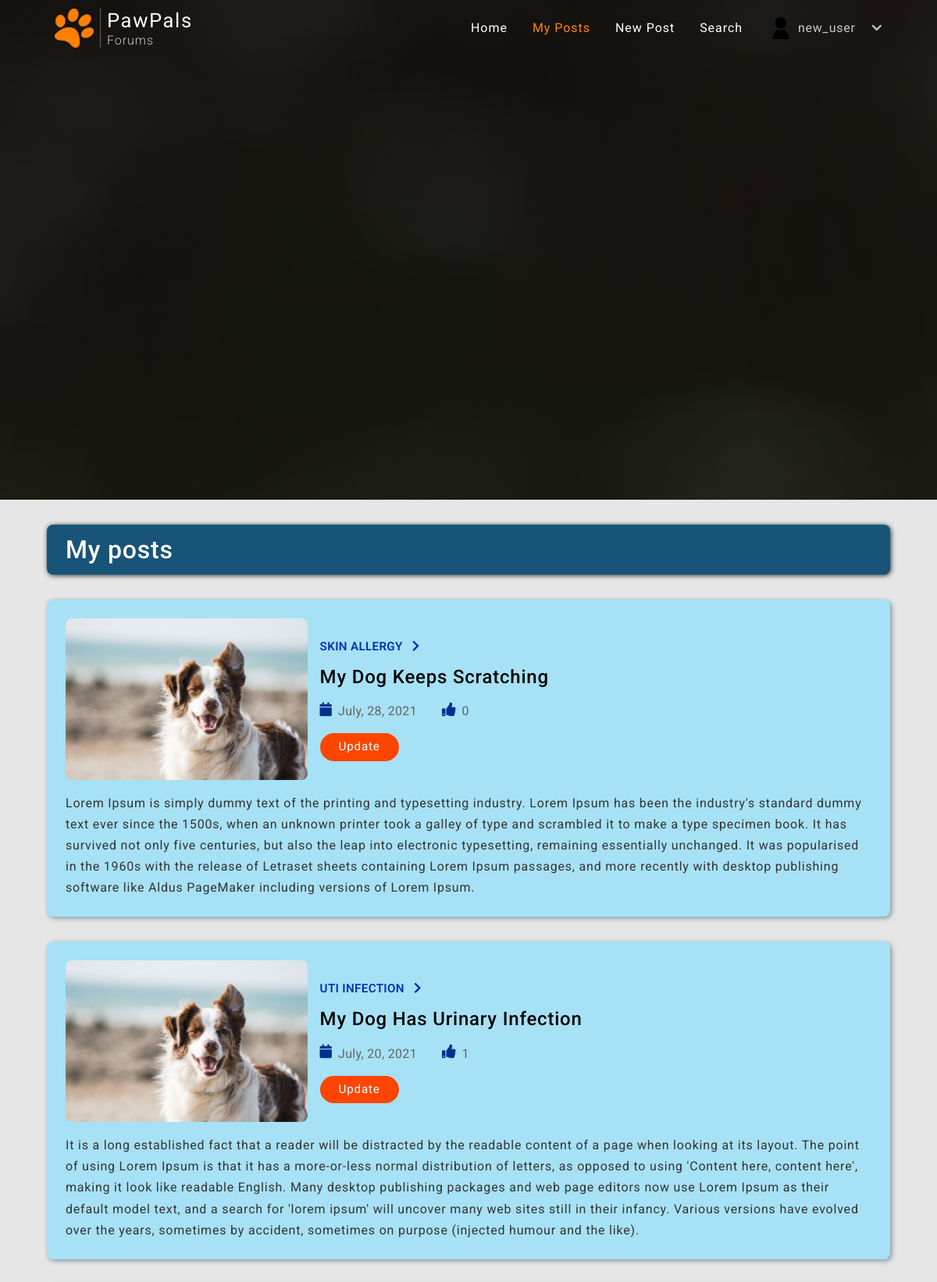
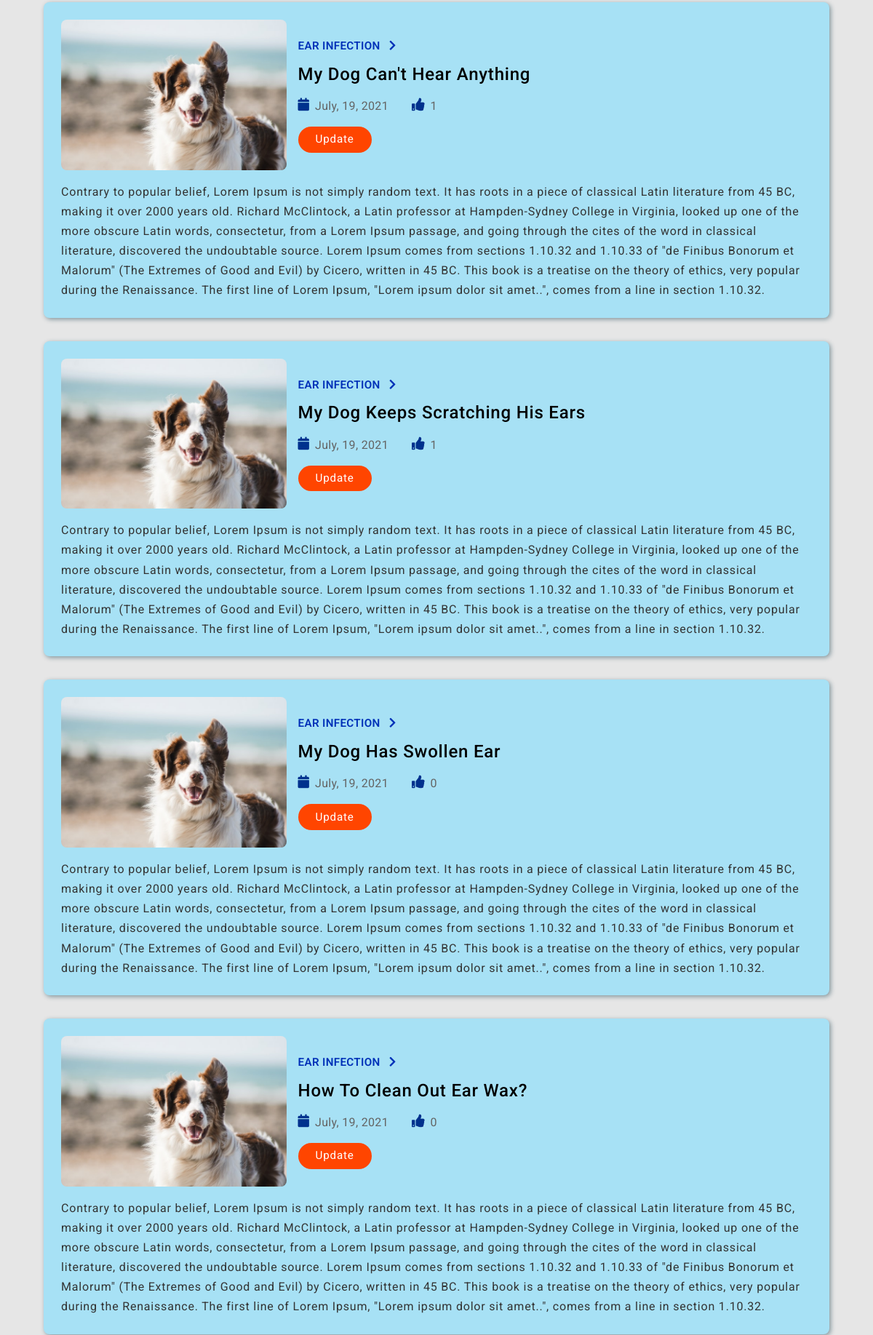
/user/1/posts/ (signed in, upper part), run on the app's committed database (2 pictures, top to bottom).
### users/models.py (models this page shows, shortened)
class Profile(models.Model):
    user = models.OneToOneField(User, on_delete=models.CASCADE)
    image = models.ImageField(default="default.png", upload_to="user_images")

### blog/models.py (models this page shows, shortened)
class Post(models.Model):
    topic = models.ForeignKey(Topic, on_delete=models.CASCADE)
    title = models.CharField(max_length=100)
    author = models.ForeignKey(User, on_delete=models.CASCADE)
    post_image = models.ImageField(default="default_post_img.jpg", upload_to="post_images")
    content = models.TextField()
    date_posted = models.DateTimeField(default=timezone.now)
    likes = models.ManyToManyField(User, blank=True, related_name="post_likes")
    class Meta:
        ordering = ["-date_posted"]

class Topic(models.Model):
    name = models.CharField(max_length=50)
    topic_image = models.ImageField(upload_to="topic_images")
    description = models.CharField(max_length=200, blank=True)
    def __str__(self):
        return self.name

### blog/views.py (the view)
# urls.py: path("user/<int:pk>/posts/", my_posts, name="my-posts"),
@login_required
def my_posts(request, pk):
    all_posts = Post.objects.all()[0:5]
    user = get_object_or_404(User, pk=pk)
    posts = user.post_set.all()
    context = {
        "posts": posts,
        "all_posts": all_posts
    }
    return render(request, "blog/my_posts.html", context)

### users/context_processors.py (called while the page is built)
def contact_form(request):
    form = ContactUsForm()
    return  {"form": form}

### blog/templates/blog/my_posts.html (shortened to what this page needs)
{% extends "blog/base.html" %}
{% block content %}
    <div class="my-post-row">
        <div class="my-post-wrapper">
            <div class="my-post-header-title">
                <h2>My posts</h2>
            </div>
            {% for post in posts %}
                <div class="my-post-content-wrapper">
                    <div class="my-post-img-container">
                        <img src="{{ post.post_image.url }}" alt="">
                    </div>
                    <div class="my-post-content">
                        <div class="my-post-topic-link">
                            <a href="{% url 'blog:posts-in-topic' post.topic.pk%}">
                                {{ post.topic }}
                                <i class="fa fa-chevron-right"></i>
                            </a>
                        </div>
                        <h6 class="my-post-title">{{ post.title }}</h6>
                        <div class="my-post-text-wrapper">
                            <p class="my-post-date">
                                <i class="fas fa-calendar my-post-calendar"></i>
                                <span>{{ post.date_posted|date:"N, d, Y"|truncatechars:14}}</span>
                            </p>
                            <a class="my-post-date-thumbs" href="{% url 'blog:post-like' post.pk %}">
                                <i class="fas fa-thumbs-up my-post-thumbs-up"></i>
                                <span class="my-post-likes-count">{{ post.likes.count}}</span>
                            </a>
                            <div class="my-post-reply">
                                <a href="{% url 'blog:update-post' post.pk %}" >Update</a>
                            </div>
                        </div>
                    </div>
                    <p class="my-post-text">{{ post.content }}</p>
                </div>
            {% endfor %}
        </div>
    </div>
{% endblock content %}

### blog/templates/blog/base.html (shortened to what this page needs)
{% load static %}
<!DOCTYPE html>
<html lang="en">
<head>
    <link rel="stylesheet" href="https://cdnjs.cloudflare.com/ajax/libs/font-awesome/5.15.1/css/all.min.css"
 />
    <link rel="stylesheet" href="https://cdnjs.cloudflare.com/ajax/libs/font-awesome/5.15.3/css/all.min.css" />
    <link href="https://cdn.jsdelivr.net/npm/bootstrap@5.0.0-beta1/dist/css/bootstrap.min.css" rel="stylesheet">
    <link rel="stylesheet" type="text/css" href="{% static 'blog/main.css' %}">
</head>
<body>
    <header>
        {% block navbar%}
        <nav class="bg-img">
            <div class="navbar-container">
                <div class="brand-name">
                    <a class="brand-link" href="{% url 'blog:home' %}">
                        <img src="{% static 'blog/images/paw.png' %}" alt="">
                        <h5>PawPals<span>Forums</span></h5>
                    </a>
                </div>
                <ul class="links">
                    {% if user.is_authenticated %}
                        {% with request.resolver_match.url_name as url_name %}
                        <li class="link">
                            <a class="{% if url_name == 'home' %} active {% endif %}" href="{% url 'blog:home' %}">Home</a>
                        </li>
                        <li class="link">
                            <a class="{% if url_name == 'my-posts' %} active {% endif %}" href="{% url 'blog:my-posts'  user.pk %}">My Posts</a>
                        </li>
                        <li class="link">
                            <a href="{% url 'blog:create-post' %}">New Post</a>
                        </li>
                        <li class="link">
                            <a id="search" href="#">Search</a>
                        </li>
                        <li class="link">
                            <div class="user-account">
                                <div class="user-profile-img">
                                    <img src="{{ user.profile.image.url }}" alt="">
                                </div>
                                <p class="user-username">{{ user.username }}
                                    <i id="down-arrow" class="fa fa-chevron-down"></i>
                                </p>
                            </div>
                        </li>
                        {% endwith %}
                    {% endif %}
                </ul>
            </div>
        </nav>
        {% endblock navbar%}
    </header>
    <main>
        {% block content %}
        {% endblock content %}
    </main>
</body>
</html>

### blog/templates/blog/base.html (style rules this page uses)
.active { color: rgb(255, 136, 0) !important; }

### data on the page
Post: post_image (placeholder picture), topic "SKIN ALLERGY", title "My Dog Keeps Scratching", date_posted "July, 28, 2021", likes.count "0", content "Lorem Ipsum is simply dummy text of the printing and typesetting industry. Lorem Ipsum has been the industry's standard dummy text ever since the 1500s, when an unknown printer took a galley of type and scrambled it to make a type specimen book. It has survived not only five centuries, but also the leap into electronic typesetting, remaining essentially unchanged. It was popularised in the 1960s with the release of Letraset sheets containing Lorem Ipsum passages, and more recently with desktop publishing software like Aldus PageMaker including versions of Lorem Ipsum."
Post: post_image (placeholder picture), topic "UTI INFECTION", title "My Dog Has Urinary Infection", date_posted "July, 20, 2021", likes.count "1", content "It is a long established fact that a reader will be distracted by the readable content of a page when looking at its layout. The point of using Lorem Ipsum is that it has a more-or-less normal distribution of letters, as opposed to using 'Content here, content here', making it look like readable English. Many desktop publishing packages and web page editors now use Lorem Ipsum as their default model text, and a search for 'lorem ipsum' will uncover many web sites still in their infancy. Various versions have evolved over the years, sometimes by accident, sometimes on purpose (injected humour and the like)."
Post: post_image (placeholder picture), topic "EAR INFECTION", title "My Dog Can't Hear Anything", date_posted "July, 19, 2021", likes.count "1", content "Contrary to popular belief, Lorem Ipsum is not simply random text. It has roots in a piece of classical Latin literature from 45 BC, making it over 2000 years old. Richard McClintock, a Latin professor at Hampden-Sydney College in Virginia, looked up one of the more obscure Latin words, consectetur, from a Lorem Ipsum passage, and going through the cites of the word in classical literature, discovered the undoubtable source. Lorem Ipsum comes from sections 1.10.32 and 1.10.33 of \"de Finibus Bonorum et Malorum\" (The Extremes of Good and Evil) by Cicero, written in 45 BC. This book is a treatise on the theory of ethics, very popular during the Renaissance. The first line of Lorem Ipsum,…"
Post: post_image (placeholder picture), topic "EAR INFECTION", title "My Dog Keeps Scratching His Ears", date_posted "July, 19, 2021", likes.count "1", content "Contrary to popular belief, Lorem Ipsum is not simply random text. It has roots in a piece of classical Latin literature from 45 BC, making it over 2000 years old. Richard McClintock, a Latin professor at Hampden-Sydney College in Virginia, looked up one of the more obscure Latin words, consectetur, from a Lorem Ipsum passage, and going through the cites of the word in classical literature, discovered the undoubtable source. Lorem Ipsum comes from sections 1.10.32 and 1.10.33 of \"de Finibus Bonorum et Malorum\" (The Extremes of Good and Evil) by Cicero, written in 45 BC. This book is a treatise on the theory of ethics, very popular during the Renaissance. The first line of Lorem Ipsum,…"
Post: post_image (placeholder picture), topic "EAR INFECTION", title "My Dog Has Swollen Ear", date_posted "July, 19, 2021", likes.count "0", content "Contrary to popular belief, Lorem Ipsum is not simply random text. It has roots in a piece of classical Latin literature from 45 BC, making it over 2000 years old. Richard McClintock, a Latin professor at Hampden-Sydney College in Virginia, looked up one of the more obscure Latin words, consectetur, from a Lorem Ipsum passage, and going through the cites of the word in classical literature, discovered the undoubtable source. Lorem Ipsum comes from sections 1.10.32 and 1.10.33 of \"de Finibus Bonorum et Malorum\" (The Extremes of Good and Evil) by Cicero, written in 45 BC. This book is a treatise on the theory of ethics, very popular during the Renaissance. The first line of Lorem Ipsum,…"
Post: post_image (placeholder picture), topic "EAR INFECTION", title "How To Clean Out Ear Wax?", date_posted "July, 19, 2021", likes.count "0", content "Contrary to popular belief, Lorem Ipsum is not simply random text. It has roots in a piece of classical Latin literature from 45 BC, making it over 2000 years old. Richard McClintock, a Latin professor at Hampden-Sydney College in Virginia, looked up one of the more obscure Latin words, consectetur, from a Lorem Ipsum passage, and going through the cites of the word in classical literature, discovered the undoubtable source. Lorem Ipsum comes from sections 1.10.32 and 1.10.33 of \"de Finibus Bonorum et Malorum\" (The Extremes of Good and Evil) by Cicero, written in 45 BC. This book is a treatise on the theory of ethics, very popular during the Renaissance. The first line of Lorem Ipsum,…"

### other printed values
{{ user.username }} "new_user"
